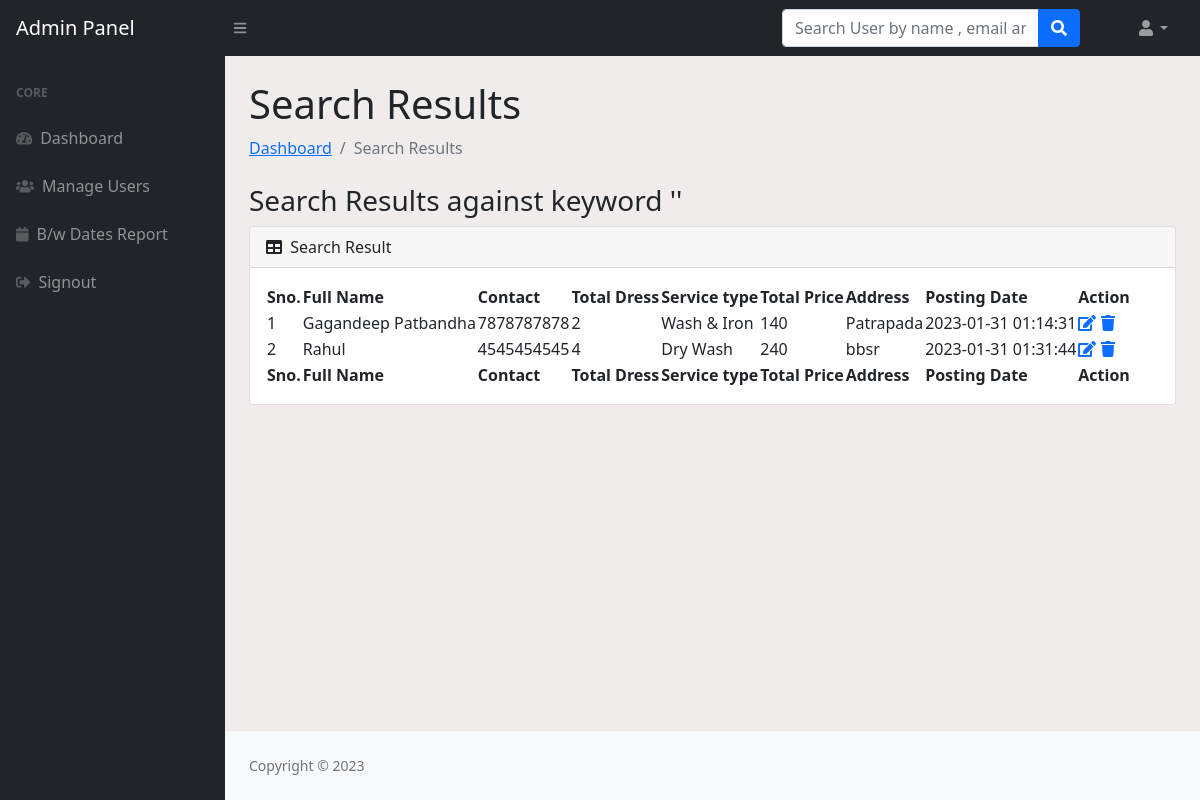
The app's page /loginsystem/admin/search-result.php (signed in) with its own data.
### tables this page shows
CREATE TABLE `laundry_request` (
  `id` int(11) NOT NULL,
  `name` varchar(255) DEFAULT NULL,
  `contactno` varchar(255) DEFAULT NULL,
  `total_dress` INT(11) DEFAULT NULL,
  `service_type` varchar(255) DEFAULT NULL,
  `total_price` varchar(255) DEFAULT NULL,
  `address` varchar(255) DEFAULT NULL,
  `posting_date` timestamp NOT NULL DEFAULT current_timestamp()
);

### loginsystem/admin/search-result.php (the view, shortened to what this page needs)
<?php session_start();
include_once('../includes/config.php');
if (strlen($_SESSION['adminid']==0)) {
  header('location:logout.php');
  } else{ ?>
<!DOCTYPE html>
<html lang="en">
    <head>
        <link href="https://cdn.jsdelivr.net/npm/simple-datatables@latest/dist/style.css" rel="stylesheet" />
        <link href="../css/styles.css" rel="stylesheet" />
    </head>
    <body class="sb-nav-fixed">
      <?php include_once('includes/navbar.php');?>
        <div id="layoutSidenav">
         <?php include_once('includes/sidebar.php');?>
            <div id="layoutSidenav_content">
                <main>
                    <div class="container-fluid px-4">
                        <h1 class="mt-4">
Search Results</h1>
                        <ol class="breadcrumb mb-4">
                            <li class="breadcrumb-item"><a href="dashboard.php">Dashboard</a></li>
                            <li class="breadcrumb-item active">Search Results</li>
                        </ol>
            <h3>Search Results against keyword '<?php echo $_POST['searchkey'];?>'</h3>
                        <div class="card mb-4">
                            <div class="card-header">
                                <i class="fas fa-table me-1"></i>
                               Search Result
                            </div>
                            <div class="card-body">
                                <table id="datatablesSimple">
                                    <thead>
                                        <tr>
                                             <th>Sno.</th>
                                             <th>Full Name</th>
                                  <th> Contact</th>
                                  <th> Total Dress</th>
                                  <th>Service type</th>
                                  <th>Total Price</th>
                                  <th>Address</th>
                                  <th>Posting Date</th>
                                  <th>Action</th>
                                        </tr>
                                    </thead>
                                    <tfoot>
                                        <tr>
                                             <th>Sno.</th>
                                             <th>Full Name</th>
                                  <th> Contact</th>
                                  <th> Total Dress</th>
                                  <th>Service type</th>
                                  <th>Total Price</th>
                                  <th>Address</th>
                                  <th>Posting Date</th>
                                  <th>Action</th>
                                        </tr>
                                    </tfoot>
                                    <tbody>
<?php
$searchkey=$_POST['searchkey'];
$ret=mysqli_query($con,"select * from laundry_request where (name like '%$searchkey%' || contactno like '%$searchkey%')");
                              $cnt=1;
                              while($row=mysqli_fetch_array($ret))
                              {?>
                              <tr>
                              <td><?php echo $cnt;?></td>
                              <td><?php echo $row['name'];?></td>
                                  <td><?php echo $row['contactno'];?></td>
                                  <td><?php echo $row['total_dress'];?></td>
                                  <td><?php echo $row['service_type'];?></td>
                                  <td><?php echo $row['total_price'];?></td>
                                  <td><?php echo $row['address'];?></td>
                                  <td><?php echo $row['posting_date'];?></td>
                                  <td>
                                     <a href="laundry_req_edit.php?uid=<?php echo $row['id'];?>">
                          <i class="fas fa-edit"></i></a>
                                     <a href="lastthirtydays-order.php?id=<?php echo $row['id'];?>" onClick="return confirm('Do you really want to delete');"><i class="fa fa-trash" aria-hidden="true"></i></a>
                                  </td>
                              </tr>
                              <?php $cnt=$cnt+1; }?>
                                    </tbody>
                                </table>
                            </div>
                        </div>
                    </div>
                </main>
  <?php include('../includes/footer.php');?>
            </div>
        </div>
    </body>
</html>
<?php } ?>

### records on screen
laundry_request: name "Gagandeep Patbandha", contactno "7878787878", total_dress "2", service_type "Wash & Iron", total_price "140", address "Patrapada", posting_date "2023-01-31 01:14:31"
laundry_request: name "Rahul", contactno "4545454545", total_dress "4", service_type "Dry Wash", total_price "240", address "bbsr", posting_date "2023-01-31 01:31:44"
